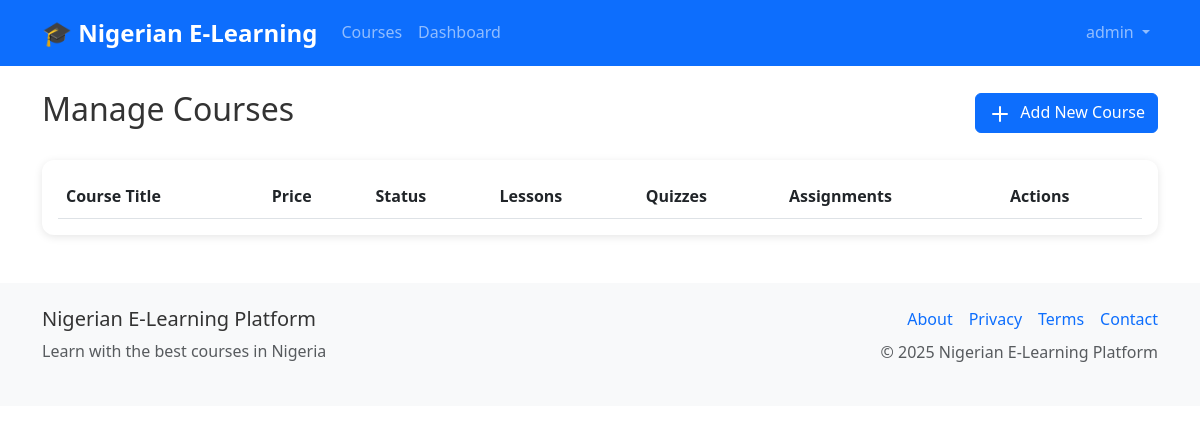
Before: /admin/courses (signed in) with the older database file.
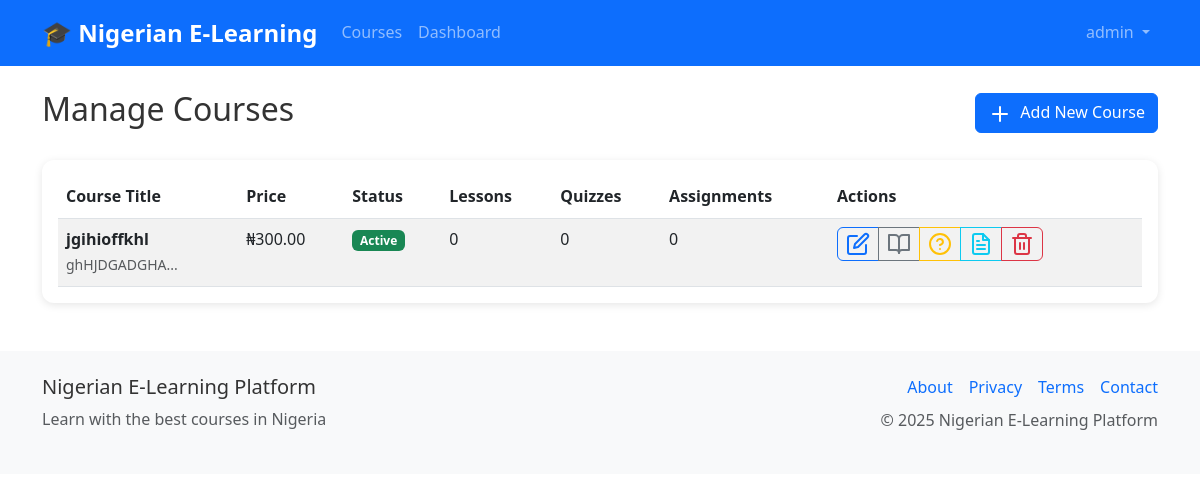
After: the same page with the newer database file.
### models.py (models this page shows, shortened)
class Course(db.Model):
    id = db.Column(db.Integer, primary_key=True)
    title = db.Column(db.String(200), nullable=False)
    description = db.Column(db.Text)
    price = db.Column(db.Float, nullable=False, default=0.0)
    instructor_id = db.Column(db.Integer, db.ForeignKey('user.id'), nullable=False)
    is_active = db.Column(db.Boolean, default=True)
    approval_status = db.Column(db.String(20), default='pending')  # pending, approved, rejected
    approved_by = db.Column(db.Integer, db.ForeignKey('user.id'))  # admin who approved
    approved_at = db.Column(db.DateTime)
    rejection_reason = db.Column(db.Text)
    min_credits_for_certificate = db.Column(db.Integer, default=70)  # Minimum credits needed for certificate
    total_available_credits = db.Column(db.Integer, default=100)     # Total credits available in course
    created_at = db.Column(db.DateTime, default=datetime.utcnow)
    updated_at = db.Column(db.DateTime, default=datetime.utcnow, onupdate=datetime.utcnow)
    lessons = db.relationship('Lesson', backref='course', lazy='dynamic', cascade='all, delete-orphan')
    enrollments = db.relationship('Enrollment', backref='course', lazy='dynamic', cascade='all, delete-orphan')
    quizzes = db.relationship('Quiz', backref='course', lazy='dynamic', cascade='all, delete-orphan')
    assignments = db.relationship('Assignment', backref='course', lazy='dynamic', cascade='all, delete-orphan')
    course_credits = db.relationship('CourseCredit', backref='course', lazy='dynamic', cascade='all, delete-orphan')
    course_vouchers = db.relationship('Voucher', foreign_keys='Voucher.course_id', backref='course', lazy='dynamic', cascade='all, delete-orphan')

### routes.py (the view)
@app.route('/admin/courses')
@login_required
@admin_required
def admin_courses():
    courses = Course.query.all()
    return render_template('admin/courses.html', courses=courses)

### app.py (called while the page is built)
@login_manager.user_loader
def load_user(user_id):
    from models import User
    return User.query.get(int(user_id))

### routes.py (called while the page is built)
@app.context_processor
def inject_settings():
    settings = SystemSettings.query.first()
    return dict(settings=settings)

### utils.py (called while the page is built)
def admin_required(f):
    @wraps(f)
    def decorated_function(*args, **kwargs):
        if not current_user.is_authenticated or current_user.role != 'admin':
            flash('Admin access required', 'danger')
            return redirect(url_for('dashboard'))
        return f(*args, **kwargs)
    return decorated_function

### templates/admin/courses.html (shortened to what the changed rows need)
{% extends "base.html" %}
{% block content %}
<div class="row">
    <div class="col-12">
        <div class="d-flex justify-content-between align-items-center mb-4">
            <h2>Manage Courses</h2>
        </div>
        <div class="card">
            <div class="card-body">
                <div class="table-responsive">
                    <table class="table table-striped">
                        <thead>
                            <tr>
                                <th>Course Title</th>
                                <th>Price</th>
                                <th>Status</th>
                                <th>Lessons</th>
                                <th>Quizzes</th>
                                <th>Assignments</th>
                                <th>Actions</th>
                            </tr>
                        </thead>
                        <tbody>
                            {% for course in courses %}
                            <tr>
                                <td>
                                    <strong>{{ course.title }}</strong>
                                    <br><small class="text-muted">{{ course.description[:100] }}...</small>
                                </td>
                                <td>{{ course.price|currency }}</td>
                                <td>
                                    <span class="badge bg-{{ 'success' if course.is_active else 'secondary' }}">
                                        {{ 'Active' if course.is_active else 'Inactive' }}
                                    </span>
                                </td>
                                <td>{{ course.lessons.count() }}</td>
                                <td>{{ course.quizzes.count() }}</td>
                                <td>{{ course.assignments.count() }}</td>
                                <td>
                                    <div class="btn-group" role="group">
                                        <a href="{{ url_for('edit_course', course_id=course.id) }}"
                                           class="btn btn-sm btn-outline-primary" title="Edit Course">
                                            <i data-feather="edit"></i>
                                        </a>
                                        <a href="{{ url_for('admin_course_lessons', course_id=course.id) }}"
                                           class="btn btn-sm btn-outline-secondary" title="Manage Lessons">
                                            <i data-feather="book-open"></i>
                                        </a>
                                        <a href="{{ url_for('admin_course_quizzes', course_id=course.id) }}"
                                           class="btn btn-sm btn-outline-warning" title="Manage Quizzes">
                                            <i data-feather="help-circle"></i>
                                        </a>
                                        <a href="{{ url_for('admin_course_assignments', course_id=course.id) }}"
                                           class="btn btn-sm btn-outline-info" title="Manage Assignments">
                                            <i data-feather="file-text"></i>
                                        </a>
                                        <button type="button" class="btn btn-sm btn-outline-danger"
                                                onclick="confirmDelete('{{ course.title|e }}', '{{ url_for('delete_course', course_id=course.id) }}')"
                                                title="Delete Course">
                                            <i data-feather="trash-2"></i>
                                        </button>
                                    </div>
                                </td>
                            </tr>
                            {% endfor %}
                        </tbody>
                    </table>
                </div>
            </div>
        </div>
    </div>
</div>
{% endblock %}

Changed rows visible on the page:
added Course: title "jgihioffkhl", description "ghHJDGADGHA", price "₦300.00", is_active "Active", lessons.count "0", quizzes.count "0", assignments.count "0"
